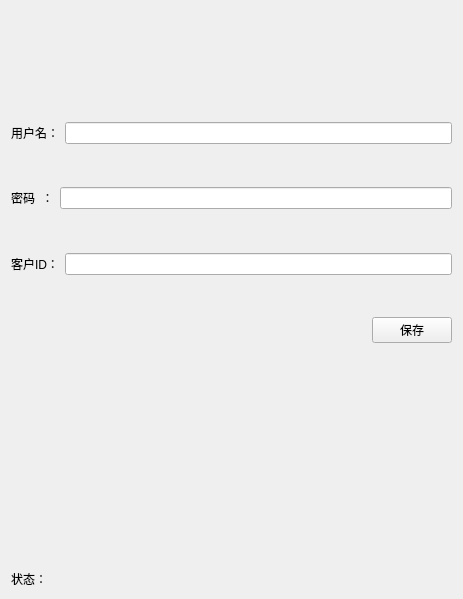
<?xml version="1.0" encoding="UTF-8"?>
<ui version="4.0">
 <class>SetWidget</class>
 <widget class="QWidget" name="SetWidget">
  <property name="geometry">
   <rect>
    <x>0</x>
    <y>0</y>
    <width>463</width>
    <height>599</height>
   </rect>
  </property>
  <property name="windowTitle">
   <string>Form</string>
  </property>
  <layout class="QVBoxLayout" name="verticalLayout_3" stretch="1,2,2,0">
   <item>
    <spacer name="verticalSpacer_4">
     <property name="orientation">
      <enum>Qt::Vertical</enum>
     </property>
     <property name="sizeHint" stdset="0">
      <size>
       <width>20</width>
       <height>111</height>
      </size>
     </property>
    </spacer>
   </item>
   <item>
    <layout class="QVBoxLayout" name="verticalLayout_2">
     <item>
      <layout class="QVBoxLayout" name="verticalLayout">
       <item>
        <layout class="QHBoxLayout" name="horizontalLayout">
         <item>
          <widget class="QLabel" name="label">
           <property name="text">
            <string>用户名：</string>
           </property>
          </widget>
         </item>
         <item>
          <widget class="QLineEdit" name="username">
           <property name="text">
            <string/>
           </property>
          </widget>
         </item>
        </layout>
       </item>
       <item>
        <spacer name="verticalSpacer">
         <property name="orientation">
          <enum>Qt::Vertical</enum>
         </property>
         <property name="sizeHint" stdset="0">
          <size>
           <width>20</width>
           <height>40</height>
          </size>
         </property>
        </spacer>
       </item>
       <item>
        <layout class="QHBoxLayout" name="horizontalLayout_2">
         <item>
          <widget class="QLabel" name="label_2">
           <property name="text">
            <string>密码  ：</string>
           </property>
          </widget>
         </item>
         <item>
          <widget class="QLineEdit" name="password">
           <property name="text">
            <string/>
           </property>
          </widget>
         </item>
        </layout>
       </item>
       <item>
        <spacer name="verticalSpacer_2">
         <property name="orientation">
          <enum>Qt::Vertical</enum>
         </property>
         <property name="sizeHint" stdset="0">
          <size>
           <width>20</width>
           <height>40</height>
          </size>
         </property>
        </spacer>
       </item>
       <item>
        <layout class="QHBoxLayout" name="horizontalLayout_3">
         <item>
          <widget class="QLabel" name="label_3">
           <property name="text">
            <string>客户ID：</string>
           </property>
          </widget>
         </item>
         <item>
          <widget class="QLineEdit" name="clientid">
           <property name="text">
            <string/>
           </property>
          </widget>
         </item>
        </layout>
       </item>
      </layout>
     </item>
     <item>
      <spacer name="verticalSpacer_3">
       <property name="orientation">
        <enum>Qt::Vertical</enum>
       </property>
       <property name="sizeHint" stdset="0">
        <size>
         <width>20</width>
         <height>40</height>
        </size>
       </property>
      </spacer>
     </item>
     <item>
      <layout class="QHBoxLayout" name="horizontalLayout_4">
       <item>
        <spacer name="horizontalSpacer">
         <property name="orientation">
          <enum>Qt::Horizontal</enum>
         </property>
         <property name="sizeHint" stdset="0">
          <size>
           <width>40</width>
           <height>20</height>
          </size>
         </property>
        </spacer>
       </item>
       <item>
        <widget class="QPushButton" name="save">
         <property name="text">
          <string>保存</string>
         </property>
        </widget>
       </item>
      </layout>
     </item>
    </layout>
   </item>
   <item>
    <spacer name="verticalSpacer_5">
     <property name="orientation">
      <enum>Qt::Vertical</enum>
     </property>
     <property name="sizeHint" stdset="0">
      <size>
       <width>20</width>
       <height>225</height>
      </size>
     </property>
    </spacer>
   </item>
   <item>
    <widget class="QLabel" name="statusbar">
     <property name="text">
      <string>状态：</string>
     </property>
    </widget>
   </item>
  </layout>
 </widget>
 <resources/>
 <connections/>
</ui>
